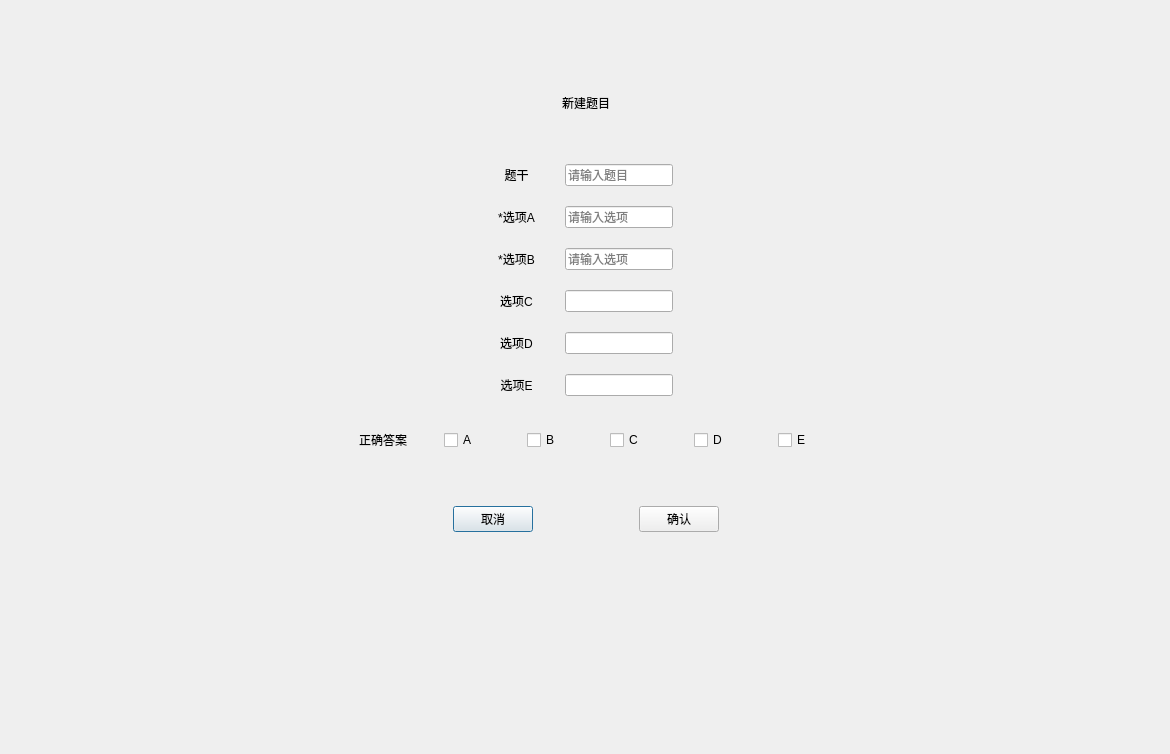
<?xml version="1.0" encoding="UTF-8"?>
<ui version="4.0">
 <class>SYNewBuiltQuestionWindow</class>
 <widget class="QDialog" name="SYNewBuiltQuestionWindow">
  <property name="geometry">
   <rect>
    <x>0</x>
    <y>0</y>
    <width>1170</width>
    <height>754</height>
   </rect>
  </property>
  <property name="windowTitle">
   <string>SYNewBuiltQuestionWindow</string>
  </property>
  <layout class="QVBoxLayout" name="verticalLayout">
   <property name="leftMargin">
    <number>0</number>
   </property>
   <property name="topMargin">
    <number>0</number>
   </property>
   <property name="rightMargin">
    <number>0</number>
   </property>
   <property name="bottomMargin">
    <number>0</number>
   </property>
   <item>
    <spacer name="verticalSpacer">
     <property name="orientation">
      <enum>Qt::Vertical</enum>
     </property>
     <property name="sizeType">
      <enum>QSizePolicy::Fixed</enum>
     </property>
     <property name="sizeHint" stdset="0">
      <size>
       <width>20</width>
       <height>40</height>
      </size>
     </property>
    </spacer>
   </item>
   <item>
    <layout class="QHBoxLayout" name="horizontalLayout_20">
     <item>
      <spacer name="horizontalSpacer">
       <property name="orientation">
        <enum>Qt::Horizontal</enum>
       </property>
       <property name="sizeHint" stdset="0">
        <size>
         <width>40</width>
         <height>20</height>
        </size>
       </property>
      </spacer>
     </item>
     <item>
      <widget class="QWidget" name="bgWidget" native="true">
       <layout class="QVBoxLayout" name="verticalLayout_3">
        <property name="leftMargin">
         <number>0</number>
        </property>
        <property name="topMargin">
         <number>0</number>
        </property>
        <property name="rightMargin">
         <number>0</number>
        </property>
        <property name="bottomMargin">
         <number>0</number>
        </property>
        <item>
         <spacer name="verticalSpacer_3">
          <property name="orientation">
           <enum>Qt::Vertical</enum>
          </property>
          <property name="sizeType">
           <enum>QSizePolicy::Fixed</enum>
          </property>
          <property name="sizeHint" stdset="0">
           <size>
            <width>20</width>
            <height>53</height>
           </size>
          </property>
         </spacer>
        </item>
        <item>
         <layout class="QHBoxLayout" name="horizontalLayout_19">
          <item>
           <spacer name="horizontalSpacer_14">
            <property name="orientation">
             <enum>Qt::Horizontal</enum>
            </property>
            <property name="sizeHint" stdset="0">
             <size>
              <width>40</width>
              <height>20</height>
             </size>
            </property>
           </spacer>
          </item>
          <item>
           <widget class="QLabel" name="winTitle">
            <property name="text">
             <string>新建题目</string>
            </property>
           </widget>
          </item>
          <item>
           <spacer name="horizontalSpacer_15">
            <property name="orientation">
             <enum>Qt::Horizontal</enum>
            </property>
            <property name="sizeHint" stdset="0">
             <size>
              <width>40</width>
              <height>20</height>
             </size>
            </property>
           </spacer>
          </item>
         </layout>
        </item>
        <item>
         <spacer name="verticalSpacer_4">
          <property name="orientation">
           <enum>Qt::Vertical</enum>
          </property>
          <property name="sizeType">
           <enum>QSizePolicy::Fixed</enum>
          </property>
          <property name="sizeHint" stdset="0">
           <size>
            <width>20</width>
            <height>45</height>
           </size>
          </property>
         </spacer>
        </item>
        <item>
         <layout class="QHBoxLayout" name="horizontalLayout_18">
          <property name="spacing">
           <number>0</number>
          </property>
          <item>
           <spacer name="horizontalSpacer_3">
            <property name="orientation">
             <enum>Qt::Horizontal</enum>
            </property>
            <property name="sizeHint" stdset="0">
             <size>
              <width>40</width>
              <height>20</height>
             </size>
            </property>
           </spacer>
          </item>
          <item>
           <layout class="QHBoxLayout" name="horizontalLayout_7">
            <property name="spacing">
             <number>30</number>
            </property>
            <item>
             <layout class="QVBoxLayout" name="verticalLayout_4">
              <property name="spacing">
               <number>20</number>
              </property>
              <item>
               <widget class="QLabel" name="questionTitleLabel">
                <property name="text">
                 <string>题干</string>
                </property>
                <property name="alignment">
                 <set>Qt::AlignCenter</set>
                </property>
               </widget>
              </item>
              <item>
               <widget class="QLabel" name="optA">
                <property name="text">
                 <string>*选项A</string>
                </property>
                <property name="alignment">
                 <set>Qt::AlignCenter</set>
                </property>
               </widget>
              </item>
              <item>
               <widget class="QLabel" name="optB">
                <property name="text">
                 <string>*选项B</string>
                </property>
                <property name="alignment">
                 <set>Qt::AlignCenter</set>
                </property>
               </widget>
              </item>
              <item>
               <widget class="QLabel" name="optC">
                <property name="text">
                 <string>选项C</string>
                </property>
                <property name="alignment">
                 <set>Qt::AlignCenter</set>
                </property>
               </widget>
              </item>
              <item>
               <widget class="QLabel" name="optD">
                <property name="text">
                 <string>选项D</string>
                </property>
                <property name="alignment">
                 <set>Qt::AlignCenter</set>
                </property>
               </widget>
              </item>
              <item>
               <widget class="QLabel" name="optE">
                <property name="text">
                 <string>选项E</string>
                </property>
                <property name="alignment">
                 <set>Qt::AlignCenter</set>
                </property>
               </widget>
              </item>
             </layout>
            </item>
            <item>
             <layout class="QVBoxLayout" name="verticalLayout_2">
              <property name="spacing">
               <number>20</number>
              </property>
              <item>
               <widget class="QLineEdit" name="titleLineEdit">
                <property name="placeholderText">
                 <string>请输入题目</string>
                </property>
               </widget>
              </item>
              <item>
               <widget class="QLineEdit" name="optALineEdit">
                <property name="placeholderText">
                 <string>请输入选项</string>
                </property>
               </widget>
              </item>
              <item>
               <widget class="QLineEdit" name="optBLineEdit">
                <property name="placeholderText">
                 <string>请输入选项</string>
                </property>
               </widget>
              </item>
              <item>
               <widget class="QLineEdit" name="optCLineEdit"/>
              </item>
              <item>
               <widget class="QLineEdit" name="optDLineEdit"/>
              </item>
              <item>
               <widget class="QLineEdit" name="optELineEdit"/>
              </item>
             </layout>
            </item>
           </layout>
          </item>
          <item>
           <spacer name="horizontalSpacer_4">
            <property name="orientation">
             <enum>Qt::Horizontal</enum>
            </property>
            <property name="sizeHint" stdset="0">
             <size>
              <width>40</width>
              <height>20</height>
             </size>
            </property>
           </spacer>
          </item>
         </layout>
        </item>
        <item>
         <spacer name="verticalSpacer_7">
          <property name="orientation">
           <enum>Qt::Vertical</enum>
          </property>
          <property name="sizeHint" stdset="0">
           <size>
            <width>20</width>
            <height>18</height>
           </size>
          </property>
         </spacer>
        </item>
        <item>
         <spacer name="verticalSpacer_8">
          <property name="orientation">
           <enum>Qt::Vertical</enum>
          </property>
          <property name="sizeType">
           <enum>QSizePolicy::Fixed</enum>
          </property>
          <property name="sizeHint" stdset="0">
           <size>
            <width>20</width>
            <height>20</height>
           </size>
          </property>
         </spacer>
        </item>
        <item>
         <layout class="QHBoxLayout" name="horizontalLayout_16">
          <item>
           <spacer name="horizontalSpacer_5">
            <property name="orientation">
             <enum>Qt::Horizontal</enum>
            </property>
            <property name="sizeType">
             <enum>QSizePolicy::Fixed</enum>
            </property>
            <property name="sizeHint" stdset="0">
             <size>
              <width>27</width>
              <height>20</height>
             </size>
            </property>
           </spacer>
          </item>
          <item>
           <widget class="QLabel" name="answerLabel">
            <property name="text">
             <string>正确答案</string>
            </property>
           </widget>
          </item>
          <item>
           <spacer name="horizontalSpacer_10">
            <property name="orientation">
             <enum>Qt::Horizontal</enum>
            </property>
            <property name="sizeType">
             <enum>QSizePolicy::Fixed</enum>
            </property>
            <property name="sizeHint" stdset="0">
             <size>
              <width>31</width>
              <height>20</height>
             </size>
            </property>
           </spacer>
          </item>
          <item>
           <layout class="QHBoxLayout" name="horizontalLayout_15">
            <property name="spacing">
             <number>50</number>
            </property>
            <item>
             <widget class="QCheckBox" name="aBox">
              <property name="text">
               <string>A</string>
              </property>
             </widget>
            </item>
            <item>
             <widget class="QCheckBox" name="bBox">
              <property name="text">
               <string>B</string>
              </property>
             </widget>
            </item>
            <item>
             <widget class="QCheckBox" name="cBox">
              <property name="text">
               <string>C</string>
              </property>
             </widget>
            </item>
            <item>
             <widget class="QCheckBox" name="dBox">
              <property name="text">
               <string>D</string>
              </property>
             </widget>
            </item>
            <item>
             <widget class="QCheckBox" name="eBox">
              <property name="text">
               <string>E</string>
              </property>
             </widget>
            </item>
           </layout>
          </item>
          <item>
           <spacer name="horizontalSpacer_9">
            <property name="orientation">
             <enum>Qt::Horizontal</enum>
            </property>
            <property name="sizeHint" stdset="0">
             <size>
              <width>28</width>
              <height>20</height>
             </size>
            </property>
           </spacer>
          </item>
         </layout>
        </item>
        <item>
         <spacer name="verticalSpacer_5">
          <property name="orientation">
           <enum>Qt::Vertical</enum>
          </property>
          <property name="sizeType">
           <enum>QSizePolicy::Fixed</enum>
          </property>
          <property name="sizeHint" stdset="0">
           <size>
            <width>20</width>
            <height>50</height>
           </size>
          </property>
         </spacer>
        </item>
        <item>
         <layout class="QHBoxLayout" name="horizontalLayout_17">
          <item>
           <spacer name="horizontalSpacer_11">
            <property name="orientation">
             <enum>Qt::Horizontal</enum>
            </property>
            <property name="sizeHint" stdset="0">
             <size>
              <width>40</width>
              <height>20</height>
             </size>
            </property>
           </spacer>
          </item>
          <item>
           <widget class="QPushButton" name="cancelBtn">
            <property name="text">
             <string>取消</string>
            </property>
           </widget>
          </item>
          <item>
           <spacer name="horizontalSpacer_12">
            <property name="orientation">
             <enum>Qt::Horizontal</enum>
            </property>
            <property name="sizeType">
             <enum>QSizePolicy::Fixed</enum>
            </property>
            <property name="sizeHint" stdset="0">
             <size>
              <width>100</width>
              <height>20</height>
             </size>
            </property>
           </spacer>
          </item>
          <item>
           <widget class="QPushButton" name="confirmBtn">
            <property name="text">
             <string>确认</string>
            </property>
           </widget>
          </item>
          <item>
           <spacer name="horizontalSpacer_13">
            <property name="orientation">
             <enum>Qt::Horizontal</enum>
            </property>
            <property name="sizeHint" stdset="0">
             <size>
              <width>40</width>
              <height>20</height>
             </size>
            </property>
           </spacer>
          </item>
         </layout>
        </item>
        <item>
         <spacer name="verticalSpacer_9">
          <property name="orientation">
           <enum>Qt::Vertical</enum>
          </property>
          <property name="sizeHint" stdset="0">
           <size>
            <width>20</width>
            <height>40</height>
           </size>
          </property>
         </spacer>
        </item>
        <item>
         <spacer name="verticalSpacer_6">
          <property name="orientation">
           <enum>Qt::Vertical</enum>
          </property>
          <property name="sizeHint" stdset="0">
           <size>
            <width>20</width>
            <height>18</height>
           </size>
          </property>
         </spacer>
        </item>
       </layout>
      </widget>
     </item>
     <item>
      <spacer name="horizontalSpacer_2">
       <property name="orientation">
        <enum>Qt::Horizontal</enum>
       </property>
       <property name="sizeHint" stdset="0">
        <size>
         <width>40</width>
         <height>20</height>
        </size>
       </property>
      </spacer>
     </item>
    </layout>
   </item>
   <item>
    <spacer name="verticalSpacer_2">
     <property name="orientation">
      <enum>Qt::Vertical</enum>
     </property>
     <property name="sizeHint" stdset="0">
      <size>
       <width>20</width>
       <height>216</height>
      </size>
     </property>
    </spacer>
   </item>
  </layout>
  <zorder>verticalSpacer</zorder>
 </widget>
 <layoutdefault spacing="6" margin="11"/>
 <resources/>
 <connections/>
</ui>
